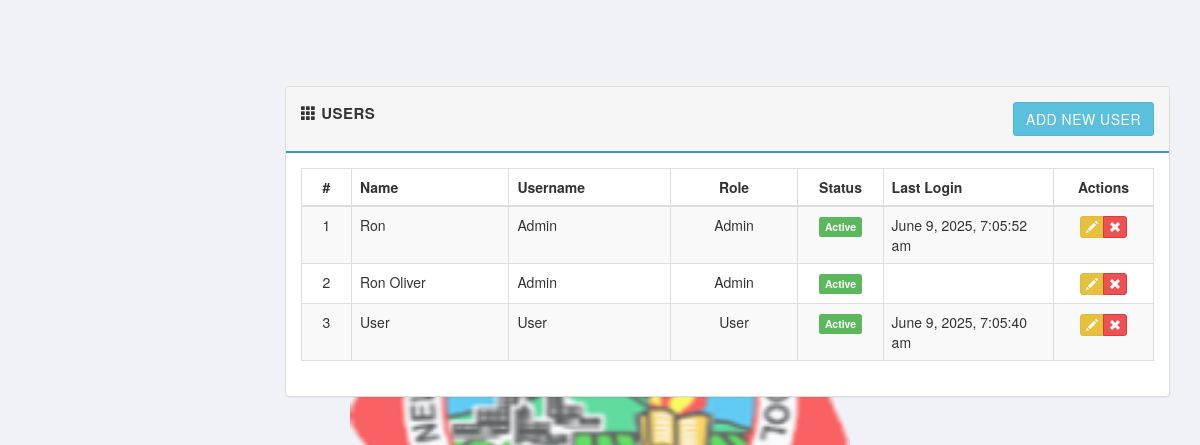
The page /users.php on the database its author committed.
### tables this page shows
CREATE TABLE `users` (
  `id` int(11) UNSIGNED NOT NULL,
  `name` varchar(60) NOT NULL,
  `username` varchar(50) NOT NULL,
  `password` varchar(255) NOT NULL,
  `role` varchar(20) NOT NULL DEFAULT 'user',
  `status` tinyint(1) NOT NULL DEFAULT 1,
  `image` varchar(255) DEFAULT 'no_image.jpg',
  `last_login` datetime DEFAULT NULL
);

### includes/sql.php (called while the page is built, shortened)
<?php
  require_once('load.php');
function find_by_sql($sql)
{
  global $db;
  $result = $db->query($sql);
  $result_set = $db->while_loop($result);
 return $result_set;
}
 function find_all_user(){
    $sql = "SELECT id, name, username, role, status, last_login FROM users ORDER BY name ASC";
    $result = find_by_sql($sql);
    return $result;
}
?>

### includes/database.php (called while the page is built, shortened)
<?php
class MySqli_DB {
    private $con;
    public $query_id;
public function db_connect()
{
  $this->con = mysqli_connect(DB_HOST,DB_USER,DB_PASS);
  if(!$this->con)
         {
           die(" Database connection failed:". mysqli_connect_error());
         } else {
           $select_db = $this->con->select_db(database: DB_NAME);
        }
}
public function query($sql)
{
    if (trim($sql) != "") {
        try {
            $this->query_id = $this->con->query($sql);
        } catch (mysqli_sql_exception $e) {
            die("Error on this Query :<pre> " . $sql . "</pre><br>" . $e->getMessage());
        }
    }
    return $this->query_id;
}
public function fetch_array($statement)
{
  return mysqli_fetch_array($statement);
}
public function while_loop($loop){
   $results = array();
   while ($result = $this->fetch_array($loop)) {
      $results[] = $result;
   }
 return $results;
}
}
$db = new MySqli_DB();
?>

### includes/functions.php (called while the page is built, shortened)
<?php
function remove_junk($str){
  if (is_string($str)) {
    $str = nl2br($str);
    $str = htmlspecialchars(strip_tags($str, ENT_QUOTES));
    return $str;
  }
  return '';
}
function read_date($str){
     if($str)
      return date('F j, Y, g:i:s a', strtotime($str));
     else
      return null;
  }
function count_id(){
  static $count = 1;
  return $count++;
}
?>

### users.php (the view, shortened to what this page needs)
<?php
  $all_users = find_all_user();
?>
<?php include_once('layouts/header.php'); ?>
<div class="row">
   <div class="col-md-12">
   </div>
</div>
<div class="row">
  <div class="col-md-12">
    <div class="panel panel-default">
      <div class="panel-heading clearfix">
        <strong>
          <span class="glyphicon glyphicon-th"></span>
          <span>Users</span>
       </strong>
         <a href="add_user.php" class="btn btn-info pull-right">Add New User</a>
      </div>
     <div class="panel-body">
      <table class="table table-bordered table-striped">
        <thead>
          <tr>
            <th class="text-center" style="width: 50px;">#</th>
            <th>Name</th>
            <th>Username</th>
            <th class="text-center" style="width: 15%;">Role</th>
            <th class="text-center" style="width: 10%;">Status</th>
            <th style="width: 20%;">Last Login</th>
            <th class="text-center" style="width: 100px;">Actions</th>
          </tr>
        </thead>
        <tbody>
        <?php foreach($all_users as $a_user): ?>
          <tr>
           <td class="text-center"><?php echo count_id();?></td>
           <td><?php echo remove_junk(ucwords($a_user['name']))?></td>
           <td><?php echo remove_junk(ucwords($a_user['username']))?></td>
           <td class="text-center"><?php echo isset($a_user['role']) ? ucfirst($a_user['role']) : ''; ?></td>
           <td class="text-center">
           <?php if($a_user['status'] === '1'): ?>
            <span class="label label-success"><?php echo "Active"; ?></span>
          <?php else: ?>
            <span class="label label-danger"><?php echo "Deactive"; ?></span>
          <?php endif;?>
           </td>
           <td><?php echo read_date($a_user['last_login'])?></td>
           <td class="text-center">
             <div class="btn-group">
                <a href="edit_user.php?id=<?php echo (int)$a_user['id'];?>" class="btn btn-xs btn-warning" data-toggle="tooltip" title="Edit">
                  <i class="glyphicon glyphicon-pencil"></i>
               </a>
                <a href="delete_user.php?id=<?php echo (int)$a_user['id'];?>" class="btn btn-xs btn-danger" data-toggle="tooltip" title="Remove">
                  <i class="glyphicon glyphicon-remove"></i>
                </a>
                </div>
           </td>
          </tr>
        <?php endforeach;?>
       </tbody>
     </table>
     </div>
    </div>
  </div>
</div>
<?php include_once('layouts/footer.php'); ?>

### libs/css/main.css (style rules this page uses)
body { font-family: 'Helvetica Neue', Helvetica, Arial, sans-serif; font-weight: 400; overflow-x: hidden; overflow-y: auto; background: #f1f2f7; height: 100%; width: 100%; position: relative; }
body::before { content: ''; position: fixed; top: 0; left: 0; width: 100%; height: 100%; background: url('../images/logo.png') no-repeat center center; background-size: 500px; opacity: 0.6; z-index: -1; }
a { color: #777; text-decoration: none; }
.panel-default >.panel-heading { background-color: #f5f5f5; border-bottom: 2px solid #3498DB; font-size: 15px; text-transform: uppercase; letter-spacing: .5px; padding: 15px; }
.btn { border-radius: 3px; -webkit-transition: all 300ms ease-in-out; -moz-transition: all 300ms ease-in-out; transition: all 300ms ease-in-out; }
.btn-warning { background-color: #e7c13e; border-color: #dfba3c; }
.btn-danger { background-color: #ed5153 }

### rows shown on the page
users: count_id "1", name "Ron", username "Admin", role "Admin", status "Active", last_login "June 9, 2025, 7:05:52 am"
users: count_id "2", name "Ron Oliver", username "Admin", role "Admin", status "Active"
users: count_id "3", name "User", username "User", role "User", status "Active", last_login "June 9, 2025, 7:05:40 am"
